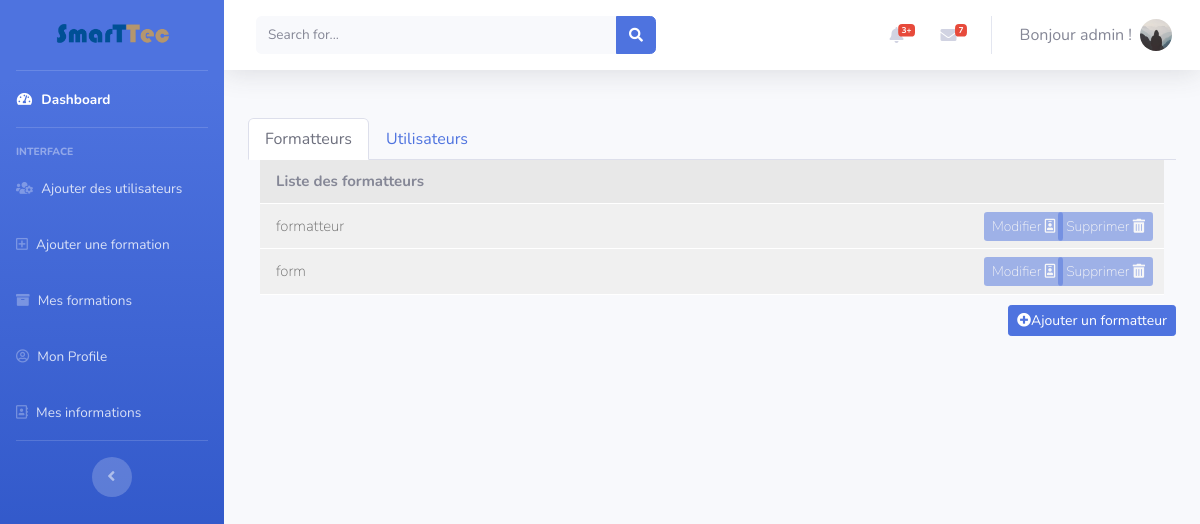
The page /add_users (signed in) on the database as committed earlier.
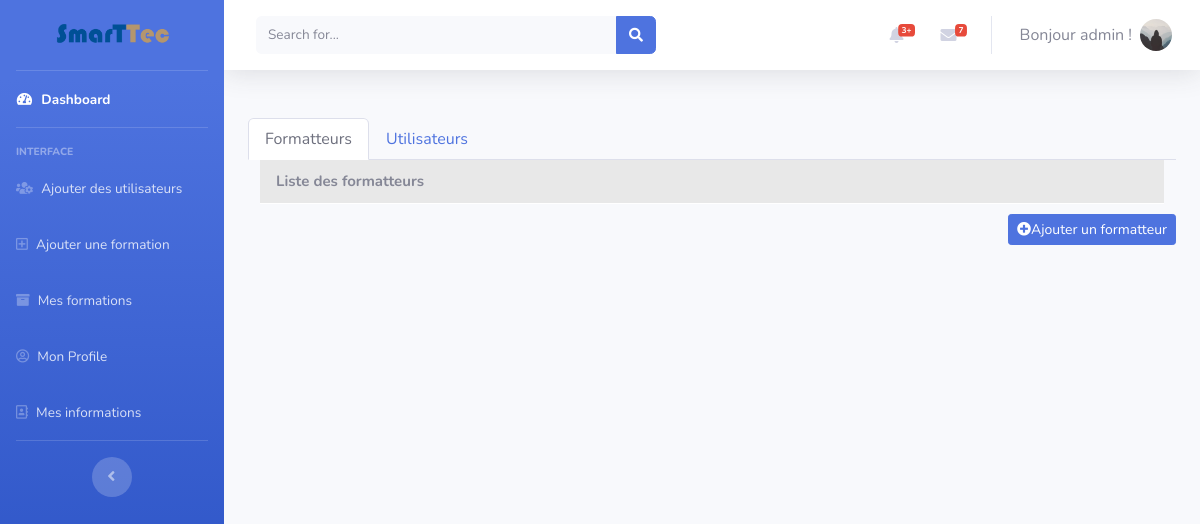
The same page on the database as committed later.
### flaskblog/models.py (models this page shows, shortened)
class User(db.Model, UserMixin):
    id = db.Column(db.Integer, primary_key=True)
    username = db.Column(db.String(20), unique=True, nullable=False)
    email = db.Column(db.String(120), unique=True, nullable=False)
    image_file = db.Column(db.String(20), nullable=False,
                           default='default.jpg')
    password = db.Column(db.String(60), nullable=False)
    acc_rights = db.Column(db.Integer, default=2)
    posts = db.relationship('Post', backref='author', lazy=True)
    subscriptions = db.relationship(
        'Subscription', backref='subscribed', lazy=True)

### flaskblog/main/routes.py (the view)
@main.route("/add_users", methods=['GET', 'POST'])
def add_users():
    if(not(current_user.is_authenticated) or (current_user.acc_rights != 0)):
        abort(403)
    update_form = UpdateAccountForm()
    delete_form = DeleteAccountForm()
    add_form = RegistrationForm()
    form_users = User.query.filter_by(acc_rights=1).all()
    users = User.query.filter_by(acc_rights=2).all()
    return render_template('add_users.html', form_users=form_users,
                           users=users, update_form=update_form, add_form=add_form, delete_form=delete_form)

### flaskblog/users/forms.py (shortened to what this page needs)
class UpdateAccountForm(FlaskForm):
    username = StringField('Username',
                           validators=[DataRequired(), Length(max=20)])
    email = StringField('Email',
                        validators=[DataRequired(), Email()])
    picture = FileField('Update Profile Picture', validators=[
                        FileAllowed(['jpg', 'png'])])
    submit = SubmitField('Update')
    password = PasswordField('New Password')
    this_user = HiddenField('this_user')

class DeleteAccountForm(FlaskForm):
    this_user = HiddenField('this_user')
    submit = SubmitField('Delete')

### flaskblog/models.py (called while the page is built)
@login_manager.user_loader
def load_user(user_id):
    return User.query.get(int(user_id))

### flaskblog/templates/startbootstrap-sb-admin-2-gh-pages/add_users.html (shortened to what this page needs)
{% extends 'base.html' %} {% block content %}
<div id="wrapper">
  {% include 'Sidebar.html' %}
  <div id="content-wrapper" class="d-flex flex-column">
    <div id="content">
      {% include 'Topbar.html' %}
      <div class="container-fluid">
        <ul class="nav nav-tabs" id="myTab" role="tablist">
          <li class="nav-item">
            <a
              class="nav-link active"
              id="home-tab"
              data-toggle="tab"
              href="#form"
              role="tab"
              aria-controls="home"
              aria-selected="true"
              >Formatteurs</a
            >
          </li>
          <li class="nav-item">
            <a
              class="nav-link"
              id="profile-tab"
              data-toggle="tab"
              href="#user"
              role="tab"
              aria-controls="profile"
              aria-selected="false"
              >Utilisateurs</a
            >
          </li>
        </ul>
        <div class="tab-content" id="myTabContent">
          <div
            class="tab-pane fade show active"
            id="form"
            role="tabpanel"
            aria-labelledby="contact-tab"
          >
            <div class="col-sm-12 course-section">
              <div class="section-title">
                Liste des formatteurs
              </div>
              <ul class="section-list">
                {% for user in form_users %}
                <li class="section-item form-modif">
                  <a class="item" href="#">
                    <span class="lecture-icon">
                    </span>
                    <div class="float-left">
                      {{user.username}}
                    </div>
                    <div
                      class="btn-primary btn-sm float-right lecture-start form-modif"
                      data-username="{{user.username}}"
                      data-toggle="modal"
                      data-target="#deleteModal"
                    >
                      Supprimer <i class="fas fa-trash-alt"></i>
                    </div>
                    <div
                      class="btn-primary btn-sm float-right lecture-start form-modif"
                      data-username="{{user.username}}"
                      data-email="{{user.email}}"
                      data-img_path="{{user.image_file}}"
                      data-toggle="modal"
                      data-target="#modifyModal"
                    >
                      Modifier <i class="far fa-id-badge"></i>
                    </div>
                  </a>
                </li>
                {% endfor %}
              </ul>
            </div>
            <div
              class="btn btn-primary btn-sm float-right lecture-start form-modif"
              data-toggle="modal"
              data-target="#addModal"
              data-usertype="1"
              type="button"
            >
              <i class="fas fa-plus-circle"></i>Ajouter un formatteur
            </div>
          </div>
        </div>
      </div>
    </div>
  </div>
</div>
{% endblock %}

### flaskblog/templates/startbootstrap-sb-admin-2-gh-pages/base.html (shortened to what this page needs)
<!DOCTYPE html>
<html lang="en">
  <head>
    <link
      href="{{url_for('static',filename='vendor/fontawesome-free/css/all.min.css')}}"
      rel="stylesheet"
      type="text/css"
    />
    <link
      href="{{url_for('static',filename='css/sb-admin-2.min.css')}}"
      rel="stylesheet"
    />
    <link
      href="{{url_for('static',filename='css/fedora.css')}}"
      rel="stylesheet"
    />
    <link
      href="{{url_for('static',filename='css/extra.css')}}"
      rel="stylesheet"
    />
  </head>
  <body id="page-top">
    {%block content %}{% endblock %} {% include 'modals/flashes_modal.html' %}
  </body>
</html>

### flaskblog/templates/startbootstrap-sb-admin-2-gh-pages/Sidebar.html
<div id="wrapper">
  <ul
    class="navbar-nav bg-gradient-primary sidebar sidebar-dark accordion"
    id="accordionSidebar"
  >
    <a
      class="sidebar-brand d-flex align-items-center justify-content-center"
      href="/"
    >
      <img
        src="{{url_for('static',filename='img/SMARTTEC-Logo.png')}}"
        style="max-width: 100%; max-height: 100%;"
      />
    </a>
    <hr class="sidebar-divider my-0" />
    <li class="nav-item active">
      <a class="nav-link" href="/home">
        <i class="fas fa-fw fa-tachometer-alt"></i>
        <span>Dashboard</span></a
      >
    </li>
    <hr class="sidebar-divider" />
    <div class="sidebar-heading">
      Interface
    </div>
    {%if current_user.is_authenticated %} {% if current_user.acc_rights==2 %}
    <li class="nav-item">
      <a class="nav-link" href="/">
        <i class="fas fa-shopping-cart"></i>
        <span>Trouver une Formation</span></a
      >
    </li>
    <li class="nav-item">
      <a class="nav-link" href="/mesformations">
        <i class="fas fa-shopping-basket"></i>
        <span>Mes Formations</span></a
      >
    </li>
    {% elif current_user.acc_rights==0 %}
    <li class="nav-item">
      <a class="nav-link" href="/add_users">
        <i class="fas fa-users-cog"></i>
        <span>Ajouter des utilisateurs</span></a
      >
    </li>
    {% endif %} {% if current_user.acc_rights!=2 %}
    <li class="nav-item">
      <a class="nav-link" href="/post/new">
        <i class="far fa-plus-square"></i>
        <span>Ajouter une formation</span></a
      >
    </li>
    <li class="nav-item">
      <a class="nav-link" href="/formations">
        <i class="fas fa-archive"></i>
        <span>Mes formations</span></a
      >
    </li>
    {% endif %}
    <li class="nav-item">
      <a class="nav-link" href="/account">
        <i class="far fa-user-circle"></i>
        <span>Mon Profile</span></a
      >
    </li>
    <li class="nav-item">
      <a class="nav-link" href="/infos">
        <i class="far fa-address-book"></i>
        <span>Mes informations</span></a
      >
    </li>
    {% endif %}
    <hr class="sidebar-divider" />
    <div class="text-center d-none d-md-inline">
      <button class="rounded-circle border-0" id="sidebarToggle"></button>
    </div>
  </ul>
</div>

### flaskblog/templates/startbootstrap-sb-admin-2-gh-pages/Topbar.html (shortened to what this page needs)
<nav
  class="navbar navbar-expand navbar-light bg-white topbar mb-4 static-top shadow"
>
  <form
    class="d-none d-sm-inline-block form-inline mr-auto ml-md-3 my-2 my-md-0 mw-100 navbar-search"
  >
    <div class="input-group">
      <input
        type="text"
        class="form-control bg-light border-0 small"
        placeholder="Search for..."
        aria-label="Search"
        aria-describedby="basic-addon2"
      />
      <div class="input-group-append">
        <button class="btn btn-primary" type="button">
          <i class="fas fa-search fa-sm"></i>
        </button>
      </div>
    </div>
  </form>
  <ul class="navbar-nav ml-auto">
    {% if current_user.username %}
    <li class="nav-item dropdown no-arrow mx-1">
      <a
        class="nav-link dropdown-toggle"
        href="#"
        id="alertsDropdown"
        role="button"
        data-toggle="dropdown"
        aria-haspopup="true"
        aria-expanded="false"
      >
        <i class="fas fa-bell fa-fw"></i>
        <span class="badge badge-danger badge-counter">3+</span>
      </a>
    </li>
    <li class="nav-item dropdown no-arrow mx-1">
      <a
        class="nav-link dropdown-toggle"
        href="#"
        id="messagesDropdown"
        role="button"
        data-toggle="dropdown"
        aria-haspopup="true"
        aria-expanded="false"
      >
        <i class="fas fa-envelope fa-fw"></i>
        <span class="badge badge-danger badge-counter">7</span>
      </a>
    </li>
    <li class="nav-item dropdown no-arrow">
      <a
        class="nav-link dropdown-toggle"
        href="#"
        id="userDropdown"
        role="button"
        data-toggle="dropdown"
        aria-haspopup="true"
        aria-expanded="false"
      >
        <span class="mr-2 d-none d-lg-inline text-gray-600 large"
          >Bonjour {{current_user.username}} !</span
        >
        <img
          class="img-profile rounded-circle"
          src="{{url_for('static',filename='profile_pics/' +current_user.image_file)}}"
        />
      </a>
    </li>
    {%endif%}
  </ul>
</nav>

### flaskblog/static/css/fedora.css (style rules this page uses)
.course-section { margin-bottom: 10px; }
.course-section .section-title { background: #e8e8e8; padding: 10px 16px; margin: 0; font-size: 15px; font-weight: bold; border-bottom: 1px solid #fff; }

### flaskblog/static/css/extra.css (style rules this page uses)
:root { --input-padding-x: 1.5rem; --input-padding-y: 0.75rem; }

Rows that differ between the two databases and show on the page:
removed User: username "formatteur"
removed User: username "form"
